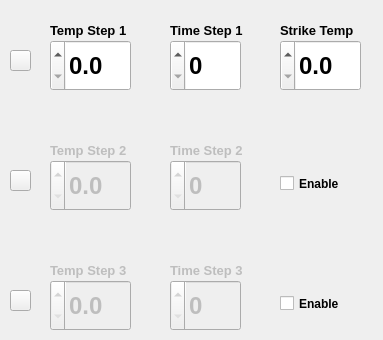
   <widget class="QWidget" name="tab">
    <attribute name="title">
     <string>Step Mash</string>
    </attribute>
    <widget class="QDoubleSpinBox" name="step1TempSpinBox">
     <property name="geometry">
      <rect>
       <x>50</x>
       <y>40</y>
       <width>81</width>
       <height>51</height>
      </rect>
     </property>
     <property name="font">
      <font>
       <pointsize>18</pointsize>
       <weight>75</weight>
       <bold>true</bold>
      </font>
     </property>
     <property name="layoutDirection">
      <enum>Qt::RightToLeft</enum>
     </property>
     <property name="inputMethodHints">
      <set>Qt::ImhFormattedNumbersOnly</set>
     </property>
     <property name="decimals">
      <number>1</number>
     </property>
     <property name="maximum">
      <double>90.000000000000000</double>
     </property>
     <property name="singleStep">
      <double>0.500000000000000</double>
     </property>
    </widget>
    <widget class="QLabel" name="label_8">
     <property name="geometry">
      <rect>
       <x>50</x>
       <y>20</y>
       <width>81</width>
       <height>21</height>
      </rect>
     </property>
     <property name="font">
      <font>
       <pointsize>10</pointsize>
       <weight>75</weight>
       <bold>true</bold>
      </font>
     </property>
     <property name="text">
      <string>Temp Step 1</string>
     </property>
    </widget>
    <widget class="QPushButton" name="step1Indicator">
     <property name="geometry">
      <rect>
       <x>10</x>
       <y>50</y>
       <width>21</width>
       <height>21</height>
      </rect>
     </property>
     <property name="focusPolicy">
      <enum>Qt::NoFocus</enum>
     </property>
     <property name="text">
      <string/>
     </property>
    </widget>
    <widget class="QSpinBox" name="step1TimeSpinBox">
     <property name="geometry">
      <rect>
       <x>170</x>
       <y>40</y>
       <width>71</width>
       <height>51</height>
      </rect>
     </property>
     <property name="font">
      <font>
       <pointsize>18</pointsize>
       <weight>75</weight>
       <bold>true</bold>
      </font>
     </property>
     <property name="layoutDirection">
      <enum>Qt::RightToLeft</enum>
     </property>
    </widget>
    <widget class="QLabel" name="label_11">
     <property name="geometry">
      <rect>
       <x>170</x>
       <y>20</y>
       <width>81</width>
       <height>21</height>
      </rect>
     </property>
     <property name="font">
      <font>
       <pointsize>10</pointsize>
       <weight>75</weight>
       <bold>true</bold>
      </font>
     </property>
     <property name="text">
      <string>Time Step 1</string>
     </property>
    </widget>
    <widget class="QLabel" name="label_14">
     <property name="geometry">
      <rect>
       <x>280</x>
       <y>20</y>
       <width>81</width>
       <height>21</height>
      </rect>
     </property>
     <property name="font">
      <font>
       <pointsize>10</pointsize>
       <weight>75</weight>
       <bold>true</bold>
      </font>
     </property>
     <property name="text">
      <string>Strike Temp</string>
     </property>
    </widget>
    <widget class="QDoubleSpinBox" name="mashInTempSpinBox">
     <property name="geometry">
      <rect>
       <x>280</x>
       <y>40</y>
       <width>81</width>
       <height>51</height>
      </rect>
     </property>
     <property name="font">
      <font>
       <pointsize>18</pointsize>
       <weight>75</weight>
       <bold>true</bold>
      </font>
     </property>
     <property name="layoutDirection">
      <enum>Qt::RightToLeft</enum>
     </property>
     <property name="inputMethodHints">
      <set>Qt::ImhFormattedNumbersOnly</set>
     </property>
     <property name="decimals">
      <number>1</number>
     </property>
     <property name="maximum">
      <double>90.000000000000000</double>
     </property>
     <property name="singleStep">
      <double>0.500000000000000</double>
     </property>
    </widget>
    <widget class="QDoubleSpinBox" name="step2TempSpinBox">
     <property name="enabled">
      <bool>false</bool>
     </property>
     <property name="geometry">
      <rect>
       <x>50</x>
       <y>160</y>
       <width>81</width>
       <height>51</height>
      </rect>
     </property>
     <property name="font">
      <font>
       <pointsize>18</pointsize>
       <weight>75</weight>
       <bold>true</bold>
      </font>
     </property>
     <property name="layoutDirection">
      <enum>Qt::RightToLeft</enum>
     </property>
     <property name="buttonSymbols">
      <enum>QAbstractSpinBox::UpDownArrows</enum>
     </property>
     <property name="decimals">
      <number>1</number>
     </property>
     <property name="maximum">
      <double>90.000000000000000</double>
     </property>
     <property name="singleStep">
      <double>0.500000000000000</double>
     </property>
    </widget>
    <widget class="QSpinBox" name="step2TimeSpinBox">
     <property name="enabled">
      <bool>false</bool>
     </property>
     <property name="geometry">
      <rect>
       <x>170</x>
       <y>160</y>
       <width>71</width>
       <height>51</height>
      </rect>
     </property>
     <property name="font">
      <font>
       <pointsize>18</pointsize>
       <weight>75</weight>
       <bold>true</bold>
      </font>
     </property>
     <property name="layoutDirection">
      <enum>Qt::RightToLeft</enum>
     </property>
    </widget>
    <widget class="QPushButton" name="step2Indicator">
     <property name="geometry">
      <rect>
       <x>10</x>
       <y>170</y>
       <width>21</width>
       <height>21</height>
      </rect>
     </property>
     <property name="focusPolicy">
      <enum>Qt::NoFocus</enum>
     </property>
     <property name="text">
      <string/>
     </property>
    </widget>
    <widget class="QCheckBox" name="step2EnableCheckBox">
     <property name="geometry">
      <rect>
       <x>280</x>
       <y>170</y>
       <width>94</width>
       <height>27</height>
      </rect>
     </property>
     <property name="font">
      <font>
       <weight>75</weight>
       <bold>true</bold>
      </font>
     </property>
     <property name="layoutDirection">
      <enum>Qt::LeftToRight</enum>
     </property>
     <property name="text">
      <string>Enable</string>
     </property>
    </widget>
    <widget class="QCheckBox" name="step3EnableCheckBox">
     <property name="geometry">
      <rect>
       <x>280</x>
       <y>290</y>
       <width>94</width>
       <height>27</height>
      </rect>
     </property>
     <property name="font">
      <font>
       <weight>75</weight>
       <bold>true</bold>
      </font>
     </property>
     <property name="layoutDirection">
      <enum>Qt::LeftToRight</enum>
     </property>
     <property name="text">
      <string>Enable</string>
     </property>
    </widget>
    <widget class="QPushButton" name="step3Indicator">
     <property name="geometry">
      <rect>
       <x>10</x>
       <y>290</y>
       <width>21</width>
       <height>21</height>
      </rect>
     </property>
     <property name="focusPolicy">
      <enum>Qt::NoFocus</enum>
     </property>
     <property name="text">
      <string/>
     </property>
    </widget>
    <widget class="QLabel" name="step2Label_1">
     <property name="enabled">
      <bool>false</bool>
     </property>
     <property name="geometry">
      <rect>
       <x>50</x>
       <y>140</y>
       <width>81</width>
       <height>21</height>
      </rect>
     </property>
     <property name="font">
      <font>
       <pointsize>10</pointsize>
       <weight>75</weight>
       <bold>true</bold>
      </font>
     </property>
     <property name="text">
      <string>Temp Step 2</string>
     </property>
    </widget>
    <widget class="QLabel" name="step2Label_2">
     <property name="enabled">
      <bool>false</bool>
     </property>
     <property name="geometry">
      <rect>
       <x>170</x>
       <y>140</y>
       <width>81</width>
       <height>21</height>
      </rect>
     </property>
     <property name="font">
      <font>
       <pointsize>10</pointsize>
       <weight>75</weight>
       <bold>true</bold>
      </font>
     </property>
     <property name="text">
      <string>Time Step 2</string>
     </property>
    </widget>
    <widget class="QLabel" name="step3Label_1">
     <property name="enabled">
      <bool>false</bool>
     </property>
     <property name="geometry">
      <rect>
       <x>50</x>
       <y>260</y>
       <width>81</width>
       <height>21</height>
      </rect>
     </property>
     <property name="font">
      <font>
       <pointsize>10</pointsize>
       <weight>75</weight>
       <bold>true</bold>
      </font>
     </property>
     <property name="text">
      <string>Temp Step 3</string>
     </property>
    </widget>
    <widget class="QDoubleSpinBox" name="step3TempSpinBox">
     <property name="enabled">
      <bool>false</bool>
     </property>
     <property name="geometry">
      <rect>
       <x>50</x>
       <y>280</y>
       <width>81</width>
       <height>51</height>
      </rect>
     </property>
     <property name="font">
      <font>
       <pointsize>18</pointsize>
       <weight>75</weight>
       <bold>true</bold>
      </font>
     </property>
     <property name="layoutDirection">
      <enum>Qt::RightToLeft</enum>
     </property>
     <property name="decimals">
      <number>1</number>
     </property>
     <property name="maximum">
      <double>90.000000000000000</double>
     </property>
     <property name="singleStep">
      <double>0.500000000000000</double>
     </property>
    </widget>
    <widget class="QLabel" name="step3Label_2">
     <property name="enabled">
      <bool>false</bool>
     </property>
     <property name="geometry">
      <rect>
       <x>170</x>
       <y>260</y>
       <width>81</width>
       <height>21</height>
      </rect>
     </property>
     <property name="font">
      <font>
       <pointsize>10</pointsize>
       <weight>75</weight>
       <bold>true</bold>
      </font>
     </property>
     <property name="text">
      <string>Time Step 3</string>
     </property>
    </widget>
    <widget class="QSpinBox" name="step3TimeSpinBox">
     <property name="enabled">
      <bool>false</bool>
     </property>
     <property name="geometry">
      <rect>
       <x>170</x>
       <y>280</y>
       <width>71</width>
       <height>51</height>
      </rect>
     </property>
     <property name="font">
      <font>
       <pointsize>18</pointsize>
       <weight>75</weight>
       <bold>true</bold>
      </font>
     </property>
     <property name="layoutDirection">
      <enum>Qt::RightToLeft</enum>
     </property>
    </widget>
   </widget>
